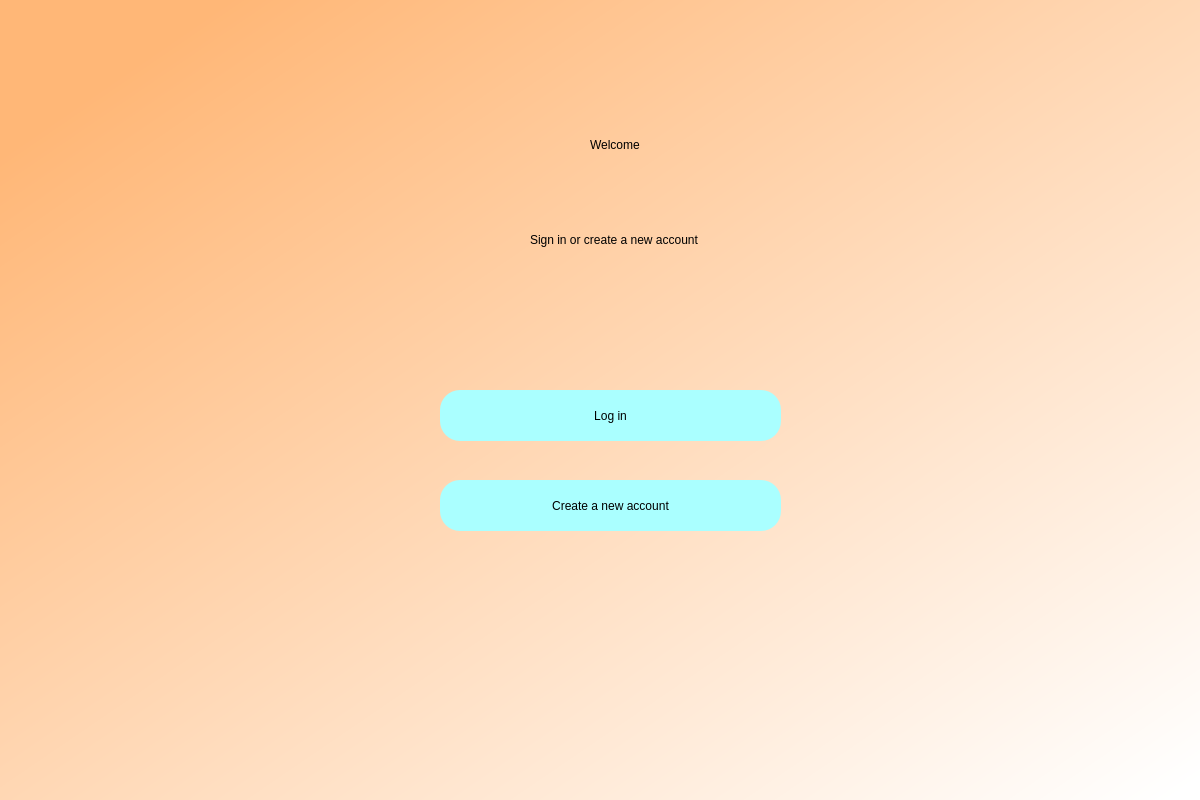
<?xml version="1.0" encoding="UTF-8"?>
<ui version="4.0">
 <class>Dialog</class>
 <widget class="QDialog" name="Dialog">
  <property name="geometry">
   <rect>
    <x>0</x>
    <y>0</y>
    <width>1200</width>
    <height>800</height>
   </rect>
  </property>
  <property name="windowTitle">
   <string>Dialog</string>
  </property>
  <widget class="QWidget" name="bgwidget" native="true">
   <property name="geometry">
    <rect>
     <x>0</x>
     <y>0</y>
     <width>1201</width>
     <height>801</height>
    </rect>
   </property>
   <property name="styleSheet">
    <string notr="true">QWidget#bgwidget{
background-color:qlineargradient(spread:pad, x1:0.091, y1:0.101636, x2:0.991379, y2:0.977, stop:0 rgb(255, 183, 119), stop:1 rgba(255, 255, 255, 255));}</string>
   </property>
   <widget class="QPushButton" name="login">
    <property name="geometry">
     <rect>
      <x>440</x>
      <y>390</y>
      <width>341</width>
      <height>51</height>
     </rect>
    </property>
    <property name="styleSheet">
     <string notr="true">border-radius:20px;
background-color: rgb(170, 255, 255);
font: 14pt &quot;MS Shell Dlg 2&quot;;</string>
    </property>
    <property name="text">
     <string>Log in</string>
    </property>
   </widget>
   <widget class="QPushButton" name="create">
    <property name="geometry">
     <rect>
      <x>440</x>
      <y>480</y>
      <width>341</width>
      <height>51</height>
     </rect>
    </property>
    <property name="styleSheet">
     <string notr="true">border-radius:20px;
background-color: rgb(170, 255, 255);
font: 14pt &quot;MS Shell Dlg 2&quot;;</string>
    </property>
    <property name="text">
     <string>Create a new account</string>
    </property>
   </widget>
   <widget class="QWidget" name="verticalLayoutWidget">
    <property name="geometry">
     <rect>
      <x>470</x>
      <y>110</y>
      <width>291</width>
      <height>71</height>
     </rect>
    </property>
    <layout class="QVBoxLayout" name="verticalLayout">
     <item alignment="Qt::AlignHCenter|Qt::AlignVCenter">
      <widget class="QLabel" name="label">
       <property name="styleSheet">
        <string notr="true">font: 36pt &quot;Dengxian&quot;; color: rgb(0, 0, 0)</string>
       </property>
       <property name="text">
        <string>Welcome</string>
       </property>
      </widget>
     </item>
    </layout>
   </widget>
   <widget class="QWidget" name="verticalLayoutWidget_2">
    <property name="geometry">
     <rect>
      <x>409</x>
      <y>210</y>
      <width>411</width>
      <height>61</height>
     </rect>
    </property>
    <layout class="QVBoxLayout" name="verticalLayout_2">
     <item alignment="Qt::AlignHCenter|Qt::AlignVCenter">
      <widget class="QLabel" name="label_2">
       <property name="styleSheet">
        <string notr="true">font: 16pt &quot;Dengxian&quot;;color:rgb(0,0,0)</string>
       </property>
       <property name="text">
        <string>Sign in or create a new account</string>
       </property>
      </widget>
     </item>
    </layout>
   </widget>
  </widget>
 </widget>
 <resources/>
 <connections/>
</ui>
